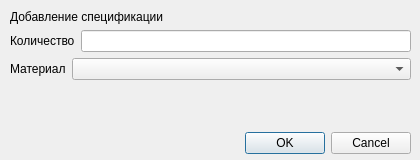
<?xml version="1.0" encoding="UTF-8"?>
<ui version="4.0">
 <class>bill_of_material</class>
 <widget class="QDialog" name="bill_of_material">
  <property name="geometry">
   <rect>
    <x>0</x>
    <y>0</y>
    <width>420</width>
    <height>160</height>
   </rect>
  </property>
  <property name="sizePolicy">
   <sizepolicy hsizetype="Fixed" vsizetype="Fixed">
    <horstretch>0</horstretch>
    <verstretch>0</verstretch>
   </sizepolicy>
  </property>
  <property name="minimumSize">
   <size>
    <width>420</width>
    <height>160</height>
   </size>
  </property>
  <property name="maximumSize">
   <size>
    <width>420</width>
    <height>160</height>
   </size>
  </property>
  <property name="windowTitle">
   <string>Dialog</string>
  </property>
  <property name="autoFillBackground">
   <bool>false</bool>
  </property>
  <widget class="QWidget" name="layoutWidget">
   <property name="geometry">
    <rect>
     <x>10</x>
     <y>10</y>
     <width>401</width>
     <height>144</height>
    </rect>
   </property>
   <layout class="QVBoxLayout" name="verticalLayout">
    <item>
     <widget class="QLabel" name="label_3">
      <property name="text">
       <string>Добавление спецификации</string>
      </property>
     </widget>
    </item>
    <item>
     <layout class="QHBoxLayout" name="horizontalLayout_3">
      <item>
       <widget class="QLabel" name="label_4">
        <property name="text">
         <string>Количество</string>
        </property>
       </widget>
      </item>
      <item>
       <widget class="QLineEdit" name="quantity">
        <property name="autoFillBackground">
         <bool>false</bool>
        </property>
       </widget>
      </item>
     </layout>
    </item>
    <item>
     <layout class="QHBoxLayout" name="horizontalLayout_2">
      <item>
       <widget class="QLabel" name="label_2">
        <property name="sizePolicy">
         <sizepolicy hsizetype="Minimum" vsizetype="Minimum">
          <horstretch>0</horstretch>
          <verstretch>0</verstretch>
         </sizepolicy>
        </property>
        <property name="text">
         <string>Материал</string>
        </property>
       </widget>
      </item>
      <item>
       <widget class="QComboBox" name="material_combo">
        <property name="sizePolicy">
         <sizepolicy hsizetype="Expanding" vsizetype="Fixed">
          <horstretch>0</horstretch>
          <verstretch>0</verstretch>
         </sizepolicy>
        </property>
       </widget>
      </item>
     </layout>
    </item>
    <item>
     <spacer name="verticalSpacer">
      <property name="orientation">
       <enum>Qt::Orientation::Vertical</enum>
      </property>
      <property name="sizeHint" stdset="0">
       <size>
        <width>20</width>
        <height>40</height>
       </size>
      </property>
     </spacer>
    </item>
    <item>
     <widget class="QDialogButtonBox" name="buttonBox">
      <property name="orientation">
       <enum>Qt::Orientation::Horizontal</enum>
      </property>
      <property name="standardButtons">
       <set>QDialogButtonBox::StandardButton::Cancel|QDialogButtonBox::StandardButton::Ok</set>
      </property>
     </widget>
    </item>
   </layout>
  </widget>
 </widget>
 <resources/>
 <connections>
  <connection>
   <sender>buttonBox</sender>
   <signal>accepted()</signal>
   <receiver>bill_of_material</receiver>
   <slot>accept()</slot>
   <hints>
    <hint type="sourcelabel">
     <x>248</x>
     <y>254</y>
    </hint>
    <hint type="destinationlabel">
     <x>157</x>
     <y>274</y>
    </hint>
   </hints>
  </connection>
  <connection>
   <sender>buttonBox</sender>
   <signal>rejected()</signal>
   <receiver>bill_of_material</receiver>
   <slot>reject()</slot>
   <hints>
    <hint type="sourcelabel">
     <x>316</x>
     <y>260</y>
    </hint>
    <hint type="destinationlabel">
     <x>286</x>
     <y>274</y>
    </hint>
   </hints>
  </connection>
 </connections>
</ui>
